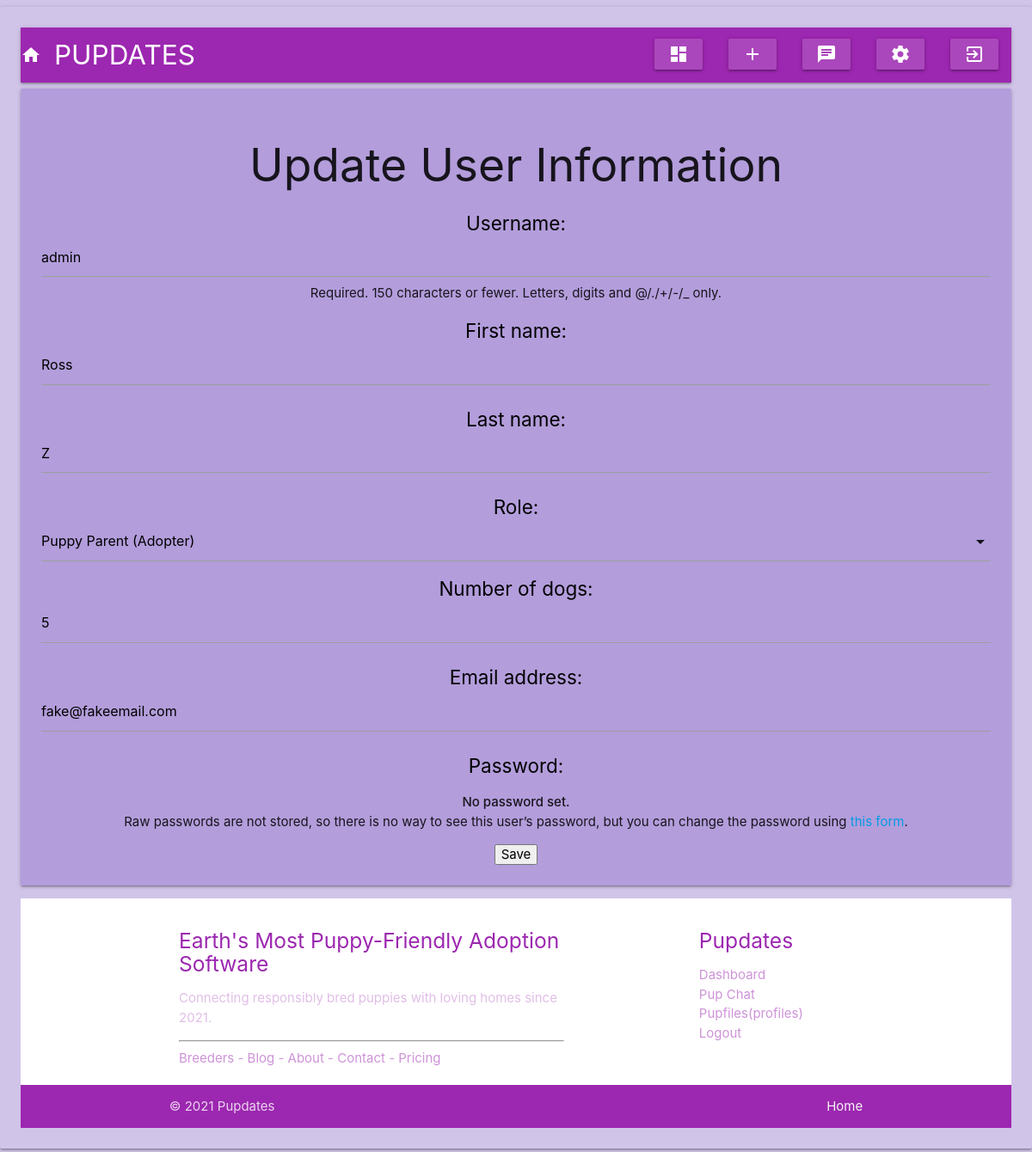
The app's page /accounts/settings/ (signed in) with its own data.
### accounts/models.py (models this page shows, shortened)
class CustomUser(AbstractUser):
    BREEDER = 1
    PUPPY_PARENT = 2
    ROLE_CHOICES = (
        (BREEDER, 'Breeder'),
        (PUPPY_PARENT, 'Puppy Parent (Adopter)'),
    )
    role = models.PositiveSmallIntegerField(choices=ROLE_CHOICES, blank=True, null=True)
    number_of_dogs = models.PositiveSmallIntegerField(default=0, blank=True, null=False)

### accounts/views.py (the view, shortened to what this page needs)
# urls.py: path('settings/',  UpdateView.as_view(), name='update'),
class UpdateView(LoginRequiredMixin, UpdateView):
    model = CustomUser
    form_class = CustomUserChangeForm
    success_url = reverse_lazy('home')
    template_name = 'change.html'
    def get_object(self, queryset=None):
        return self.request.user

### accounts/forms.py
class CustomUserChangeForm(UserChangeForm):
    class Meta:
        model = CustomUser
        fields = UserCreationForm.Meta.fields + ('username', 'first_name', 'last_name', 'role', 'number_of_dogs', 'email',)

### templates/change.html (shortened to what this page needs)
{% extends 'base.html' %}
{% load static %}
{% block content %}
<h2>Update User Information</h2>
<form method="post">
  {{ form.as_p }}
<button type="submit">Save</button>
</form>
{% endblock %}

### records on screen
CustomUser: username "admin", first_name "Ross", last_name "Z", number_of_dogs "5", email "fake@fakeemail.com"
